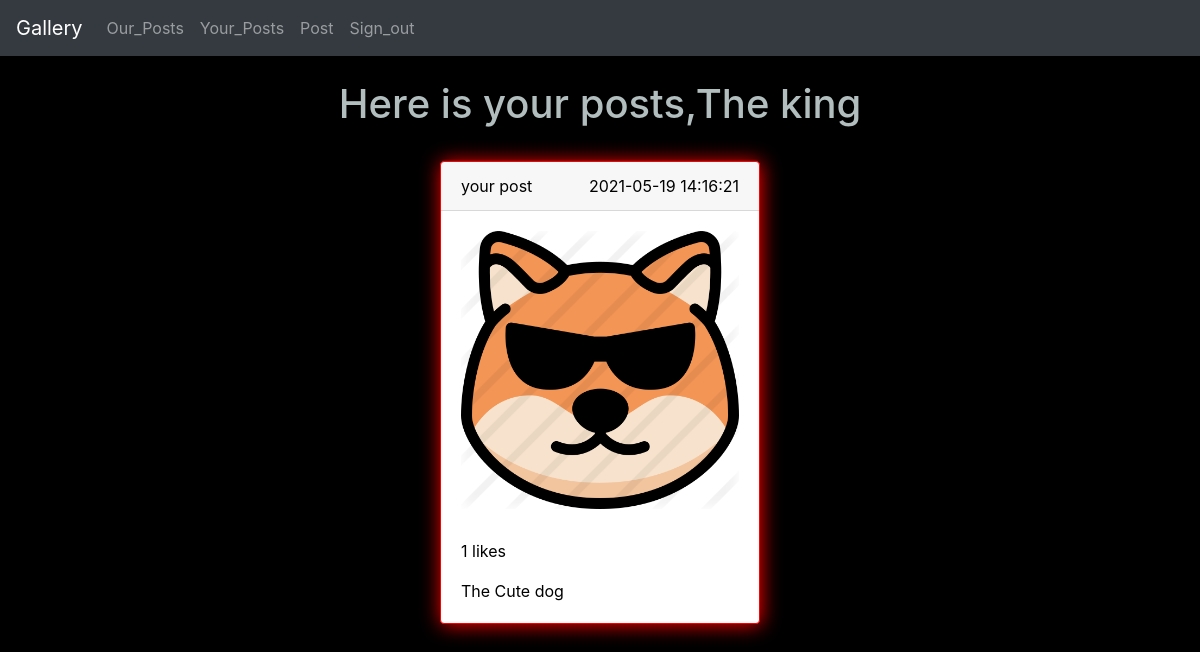
Before: /your_post (signed in) with the older database file.
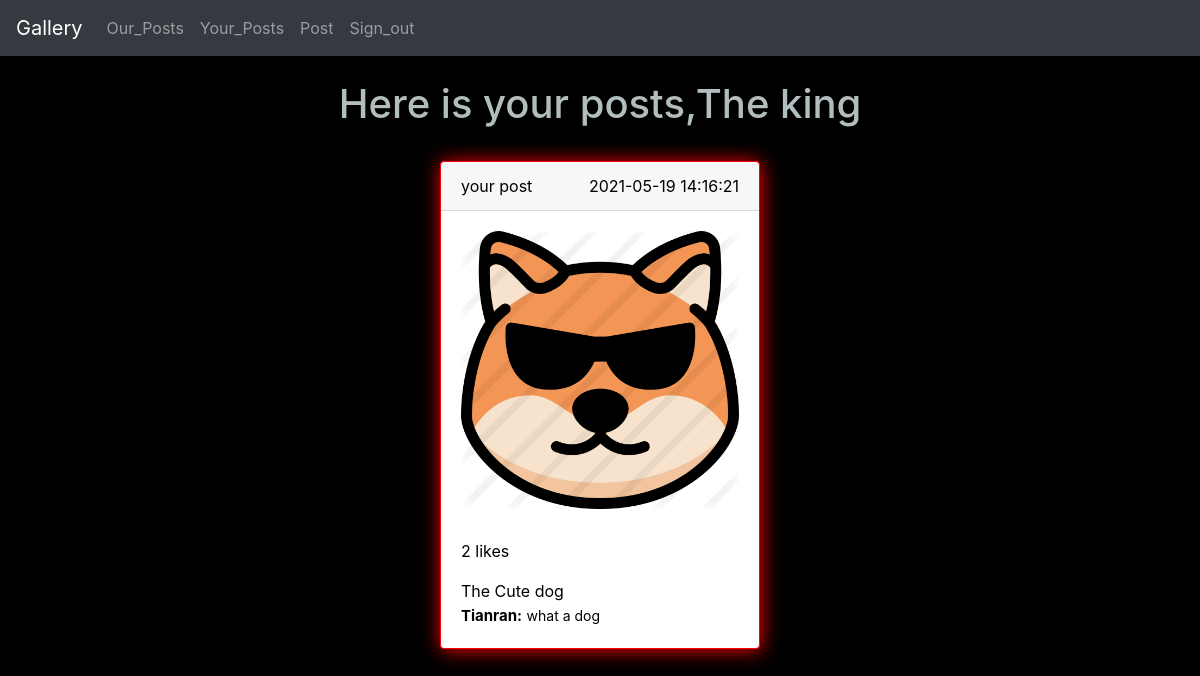
After: the same page with the newer database file.
### Gallery/models.py (models this page shows)
class Photo(db.Model):
   id=db.Column(db.Integer,primary_key=True)
   description=db.Column(db.String(10000))
   path=db.Column(db.String(150))
   date=db.Column(db.DateTime(timezone=True),default=func.now())
   user_id=db.Column(db.Integer,db.ForeignKey('user.id'))# a user can have many pictures

class Comment(db.Model):
  id=db.Column(db.Integer, primary_key=True)
  photo_id=db.Column(db.Integer,db.ForeignKey('photo.id'))
  user_id=db.Column(db.Integer,db.ForeignKey('user.id'))
  body=db.Column(db.String(10000))

class User(db.Model,UserMixin):
   id=db.Column(db.Integer, primary_key=True)
   email=db.Column(db.String(150), unique=True)
   password=db.Column(db.String(150))
   first_name=db.Column(db.String(150))
   photos=db.relationship('Photo',backref='user', lazy=True)
   comments=db.relationship('Comment',backref='user',lazy=True)

### Gallery/views.py (the view)
@views.route('/your_post')
@login_required
def your_photo():
   photos=Photo.query.all()
   return render_template("photo.html",user=current_user,photos=photos,Like=Like,Comment=Comment)

### Gallery/__init__.py (called while the page is built)
def make_app():
  app.config['SECRET_KEY']='1234'
  app.config['UPLOAD_FOLDER'] = UPLOAD_FOLDER
  app.config['SQLALCHEMY_DATABASE_URI']=f'sqlite:///{DB_NAME}'
  db.init_app(app)
  from .views import views
  from .auth import auth
  from .upload_file import upload_file
  from .models import User,Photo,Like,Comment
  make_database(app)
  app.register_blueprint(views,url_prefix='/')
  app.register_blueprint(auth,url_prefix='/')
  app.register_blueprint(upload_file,url_prefix='/')
  login_manager=LoginManager()
  login_manager.login_view='auth.sign_in'
  login_manager.init_app(app)
  @login_manager.user_loader
  def load_user(id):
    return User.query.get((int(id)))
  return app

### Gallery/templates/photo.html (shortened to what this page needs)
{% extends "parent.html" %}
{% block link %}<link rel="stylesheet" href="{{ url_for('static', filename='css/styles.css') }}">{% endblock %}
{% block content %}
<h1 style="text-align: center; ">Here is your posts,{{user.first_name}}</h1>
{% for photo in user.photos %}
<div class="col-md-9 col-sm-11 d-flex justify-content-center background" style="margin:auto;"  >
  <div class="cards-spacing">
      <div class="card text-center" style="width: 20rem; ">
          <div class="card-header">
              <span class="post-title">
                   your post
                </span>
              <span class="post-date">{{photo.date}}</span>
          </div>
          <div class="card-body">
              <img class="card-img-top" src={{photo.path}} alt="Card image cap">
              <p class="card-text likes">{{Like.query.filter_by(photo_id=photo.id).count()}} likes</p>
              <div class="card-text">{{photo.description}}</div>
              {% set comments =Comment.query.filter_by(photo_id=photo.id)%}
              {% for comment in comments %}
              <div class="card-text">
              {% if comment.user.id==current_user.id%}
                <b style="font-size: 15px;">Your comment:</b>
              {% else %}
                 <b style="font-size: 15px;">{{comment.user.first_name}}:</b>
              {% endif %}
             <span  style="font-size: 14px;"> {{comment.body}}</span></div>
              {% endfor %}
          </div>
      </div>
  </div>
</div>
{% endfor %}
{% endblock %}

Changed rows visible on the page:
computed for Photo "The Cute dog": query.filter_by "1" → "2"
added Comment: user.first_name "Tianran", body "what a dog"
